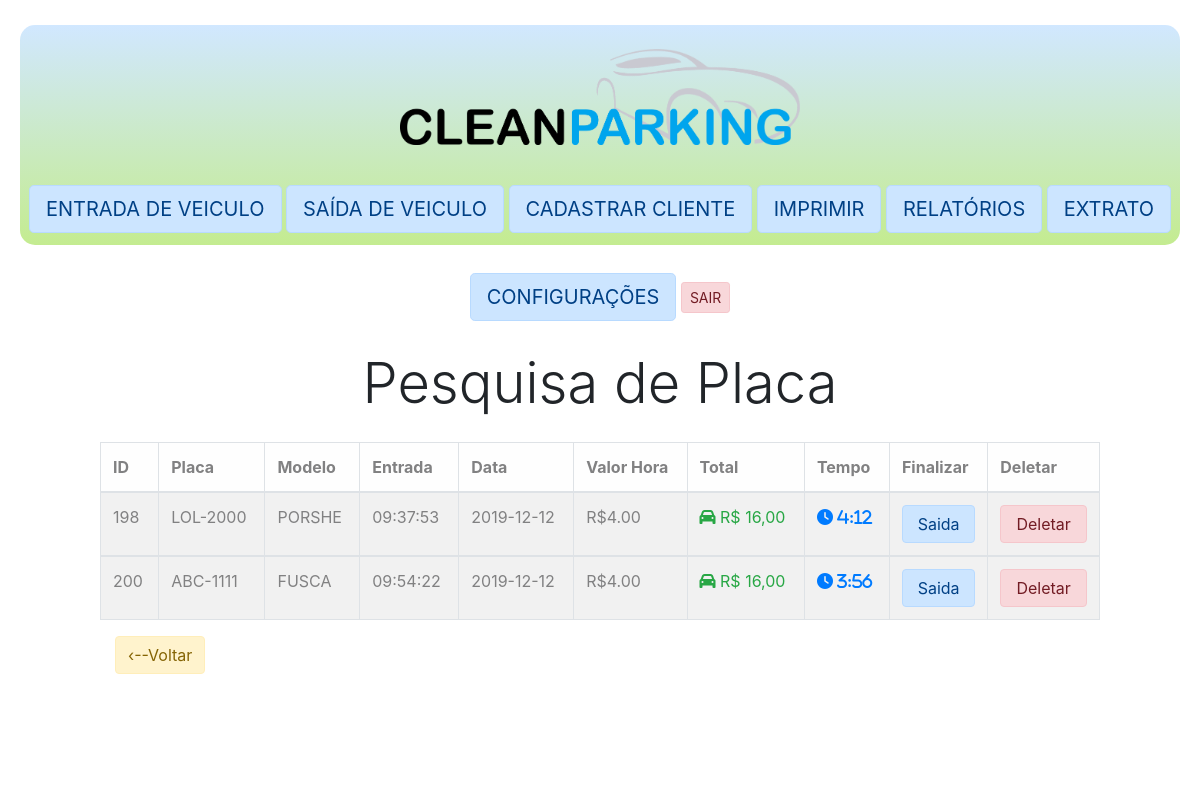
/_sistema/_pesquisa/pesquisa_placa.php (signed in), run on the app's committed database.
### tables this page shows
CREATE TABLE `veiculo` (
  `id_veiculo` int(11) NOT NULL,
  `placa` varchar(8) DEFAULT NULL,
  `modelo` varchar(15) DEFAULT NULL,
  `hora_entrada` varchar(15) DEFAULT NULL,
  `dia_mes` varchar(15) DEFAULT NULL,
  `moto` tinyint(1) DEFAULT NULL,
  `carro` tinyint(1) DEFAULT NULL,
  `diario` tinyint(1) DEFAULT NULL,
  `valor_entrada` decimal(10,2) DEFAULT NULL
);

### _sistema/_pesquisa/pesquisa_placa.php (the view, shortened to what this page needs)
<?php
include_once("../conexao.php");
?>
<!DOCTYPE html>
<html lang="pt-br">
<head>
	<link rel="stylesheet" href="https://maxcdn.bootstrapcdn.com/bootstrap/4.0.0/css/bootstrap.min.css">
	<link rel="stylesheet" href="../../css/meuEstilo.css">
</head>
<body>
<div class="" style="margin-top:-20px;padding:100px;background-color:#fff;border-radius:10px">
	<div class="col form-group">
        <h2 class="display-4 text-center">Pesquisa de Placa</h2>
        <div class="row">
                                    <div class="col-4 form-group">
                                    </div>
                                     <table class="table table-striped table-hover table-bordered alert-light">
       	<thead>
       	<tr>
       	<th>ID</th>
       	<th>Placa</th>
       	<th>Modelo</th>
       	<th>Entrada</th>
       	<th>Data</th>
       	<th>Valor Hora</th>
       	<th>Total</th>
       	<th>Tempo</th>
       	<th>Finalizar</th>
       	<th>Deletar</th>
       	</tr>
       	</thead>
                                    <?php
   $pesquisar=$_POST['pesquisar'];
   $resultado="select * from veiculo where placa LIKE '%$pesquisar%';";
   $relatorio=mysqli_query($conexao,$resultado);
   while($dados=mysqli_fetch_assoc($relatorio)){
       echo 	'<tbody>';
       echo 	'<tr>';
       echo '<td>';
       echo $dados ['id_veiculo'];
       $cod=$dados['id_veiculo'];
       echo '</td>';
        echo '<td>';
       echo strtoupper($dados ['placa']);
       echo '</td>';
        echo '<td>';
        echo strtoupper($dados ['modelo']);
        echo '</td>';
       echo '<td>';
       echo $dados ['hora_entrada'];
        echo '</td>';
       echo '<td>';
       echo $dados ['dia_mes'];
       echo '</td>';
       echo '<td>';
       echo 'R$' .$dados ['valor_entrada'];
       $valorentrada=$dados ['valor_entrada'];
       echo '</td>';
       echo '<td>';
       $H_final= strtotime(date('H:i:s'));
       $H_inicial=  strtotime($dados['hora_entrada']);
       $val2=bcsub($H_final,$H_inicial);
       $total =($val2/3600)*$dados['valor_entrada'];
       $horas = floor($val2 / 3600);
       $minutos = floor(($val2 - ($horas * 3600)) / 60);
       if ($val2 >= 0 && $val2 < 900) {
        if ($valorentrada == 4) {
            $total = 3.00;
            echo '<i class="text-center text-success fa-1x fas fa-car"></i>';
        } else if ($valorentrada == 3) {
            $total = 1.50;
            echo '<i class="text-center text-success fas fa-motorcycle"></i>';
        } else if ($valorentrada == 20){
            $total = 20.00;
            echo  '<i class="text-center text-success fa-1x fas fa-calendar-day"></i>';
        }else if ($valorentrada == 15){
            $total = 15.00;
            echo  '<i class="text-center text-success fa-1x fas fa-calendar-day"></i>';
        }
    } else {
        if ($val2 >= 900 && $val2 < 4500) {
            if ($valorentrada == 4) {
                $total = 4.00;
                echo '<i class="text-center text-success fa-1x fas fa-car"></i>';
            } else if ($valorentrada == 3) {
                $total = 3.00;
                echo '<i class="text-center text-success fas fa-motorcycle"></i>';
            } else if ($valorentrada == 20){
                $total = 20.00;
                echo  '<i class="text-center text-success fa-1x fas fa-calendar-day"></i>';
            }else if ($valorentrada == 15){
                $total = 15.00;
                echo  '<i class="text-center text-success fa-1x fas fa-calendar-day"></i>';
            }
        } else if ($val2 >= 11700 && $val2 < 15300) {
            if ($valorentrada == 4) {
                $total = 16.00;
                echo '<i class="text-center text-success fa-1x fas fa-car"></i>';
            } else if ($valorentrada == 3) {
                $total = 12.00;
                echo '<i class="text-center text-success fas fa-motorcycle"></i>';
            } else if ($valorentrada == 20){
                $total = 20.00;
                echo  '<i class="text-center text-success fa-1x fas fa-calendar-day"></i>';
            }else if ($valorentrada == 15){
                $total = 15.00;
                echo  '<i class="text-center text-success fa-1x fas fa-calendar-day"></i>';
            }
        } else if ($val2 >= 15300 && $val2 < 18900) {
            if ($valorentrada == 4) {
                $total = 20.00;
                echo '<i class="text-center text-success fa-1x fas fa-car"></i>';
            } else if ($valorentrada == 3) {
                $total = 15.00;
                echo '<i class="text-center text-success fas fa-motorcycle"></i>';
            } else if ($valorentrada == 20){
                $total = 20.00;
                echo  '<i class="text-center text-success fa-1x fas fa-calendar-day"></i>';
            }else if ($valorentrada == 15){
                $total = 15.00;
                echo  '<i class="text-center text-success fa-1x fas fa-calendar-day"></i>';
            }
        } else if ($val2 >= 18900 && $val2 < 22500) {
            if ($valorentrada == 4) {
                $total = 24.00;
                echo '<i class="text-center text-success fa-1x fas fa-car"></i>';
            } else if ($valorentrada == 3) {
                $total = 18.00;
                echo '<i class="text-center text-success fas fa-motorcycle"></i>';
            } else if ($valorentrada == 20){
                $total = 20.00;
                echo  '<i class="text-center text-success fa-1x fas fa-calendar-day"></i>';
            }else if ($valorentrada == 15){
                $total = 15.00;
                echo  '<i class="text-center text-success fa-1x fas fa-calendar-day"></i>';
            }
        } else if ($val2 >= 22500 && $val2 < 26100) {
            if ($valorentrada == 4) {
                $total = 28.00;
                echo '<i class="text-center text-success fa-1x fas fa-car"></i>';
            } else if ($valorentrada == 3) {
                $total = 21.00;
                echo '<i class="text-center text-success fas fa-motorcycle"></i>';
            } else if ($valorentrada == 20){
                $total = 20.00;
                echo  '<i class="text-center text-success fa-1x fas fa-calendar-day"></i>';
            }else if ($valorentrada == 15){
                $total = 15.00;
                echo  '<i class="text-center text-success fa-1x fas fa-calendar-day"></i>';
            }
        } else if ($val2 >= 26100 && $val2 < 29700) {
            if ($valorentrada == 4) {
                $total = 32.00;
                echo '<i class="text-center text-success fa-1x fas fa-car"></i>';
            } else if ($valorentrada == 3) {
                $total = 24.00;
                echo '<i class="text-center text-success fas fa-motorcycle"></i>';
            } else if ($valorentrada == 20){
                $total = 20.00;
                echo  '<i class="text-center text-success fa-1x fas fa-calendar-day"></i>';
            }else if ($valorentrada == 15){
                $total = 15.00;
                echo  '<i class="text-center text-success fa-1x fas fa-calendar-day"></i>';
            }
        } else if ($val2 >= 29700 && $val2 < 33300) {
            if ($valorentrada == 4) {
                $total = 36.00;
                echo '<i class="text-center text-success fa-1x fas fa-car"></i>';
            } else if ($valorentrada == 3) {
                $total = 27.00;
                echo '<i class="text-center text-success fas fa-motorcycle"></i>';
            } else if ($valorentrada == 20){
                $total = 20.00;
                echo  '<i class="text-center text-success fa-1x fas fa-calendar-day"></i>';
            }else if ($valorentrada == 15){
                $total = 15.00;
                echo  '<i class="text-center text-success fa-1x fas fa-calendar-day"></i>';
            }
        } else if ($val2 >= 33300 && $val2 < 36900) {
            if ($valorentrada == 4) {
                $total = 40.00;
                echo '<i class="text-center text-success fa-1x fas fa-car"></i>';
            } else if ($valorentrada == 3) {
                $total = 30.00;
                echo '<i class="text-center text-success fas fa-motorcycle"></i>';
            } else if ($valorentrada == 20){
                $total = 20.00;
                echo  '<i class="text-center text-success fa-1x fas fa-calendar-day"></i>';
            }else if ($valorentrada == 15){
                $total = 15.00;
                echo  '<i class="text-center text-success fa-1x fas fa-calendar-day"></i>';
            };
        };
    };
       echo '<span class="text-success"> R$ '.number_format( $total, 2, ',', '.').'</span>';
       echo '</td>';
       echo '<td>';
       echo '<form name="form_reloj">';
       echo '<div class="text-primary fas fa-clock" onload="startTime();" >';
       echo '<span id="horass" >'.$horario = " " . $horas . ":" . $minutos .'</span>';
       echo '</div>';
       echo '</form>';
       echo '</td>';
       echo '<td>';
       echo '<form action="../saida.php" method="post" onsubmit="saindo()">
       <input type="text" hidden="true" name="enviar" id="enviar" value="'.$cod.'" >
       <input type="text" hidden="true" name="troco" id="troco" value="0" >
       <input type="submit" class="btn alert-primary btn-block" name="saida" id="saida"
       value="Saida">
       </form>';
       echo '</td>';
       echo '<td>';
       echo '<form action="../deletar.php" method="post" onsubmit="deletando()">
       <input type="text" hidden="true" name="enviar1" id="enviar1" value="'.$cod.'" >
       <input class="btn alert-danger btn-block" type="submit" value="Deletar" name="del" id="del" >
       </form>';
       echo '</td>';
       echo 	'</tr>';
       echo 	'</tbody>';
   }
?>
</table>
                                </div>
			<p><a href="../" class="btn alert-warning">‹--Voltar</a></p>
    	</div>
	</div>
</body>
</html>

### data on the page
veiculo: id_veiculo "198", placa "LOL-2000", modelo "PORSHE", hora_entrada "09:37:53", dia_mes "2019-12-12", valor_entrada "4.00", valor_entrada "16,00", hora_entrada "4", hora_entrada "12"
veiculo: id_veiculo "200", placa "ABC-1111", modelo "FUSCA", hora_entrada "09:54:22", dia_mes "2019-12-12", valor_entrada "4.00", valor_entrada "16,00", hora_entrada "3", hora_entrada "56"
